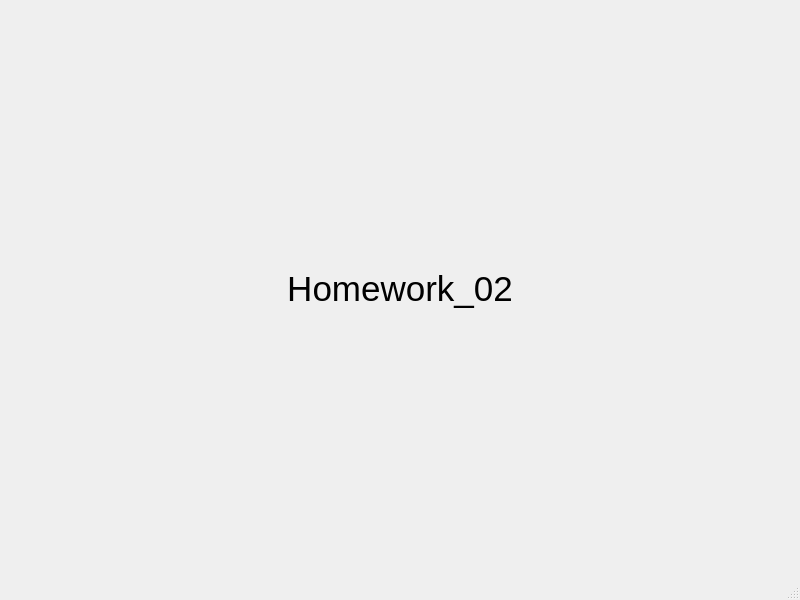
<?xml version="1.0" encoding="UTF-8"?>
<ui version="4.0">
 <class>MainWindow</class>
 <widget class="QMainWindow" name="MainWindow">
  <property name="geometry">
   <rect>
    <x>0</x>
    <y>0</y>
    <width>800</width>
    <height>600</height>
   </rect>
  </property>
  <property name="windowTitle">
   <string>MainWindow</string>
  </property>
  <widget class="QWidget" name="centralwidget">
   <layout class="QHBoxLayout" name="horizontalLayout">
    <item>
     <widget class="QLabel" name="label">
      <property name="font">
       <font>
        <pointsize>26</pointsize>
       </font>
      </property>
      <property name="text">
       <string>Homework_02</string>
      </property>
      <property name="alignment">
       <set>Qt::AlignCenter</set>
      </property>
     </widget>
    </item>
   </layout>
  </widget>
  <widget class="QMenuBar" name="menubar">
   <property name="geometry">
    <rect>
     <x>0</x>
     <y>0</y>
     <width>800</width>
     <height>17</height>
    </rect>
   </property>
  </widget>
  <widget class="QStatusBar" name="statusbar"/>
 </widget>
 <resources/>
 <connections/>
</ui>
